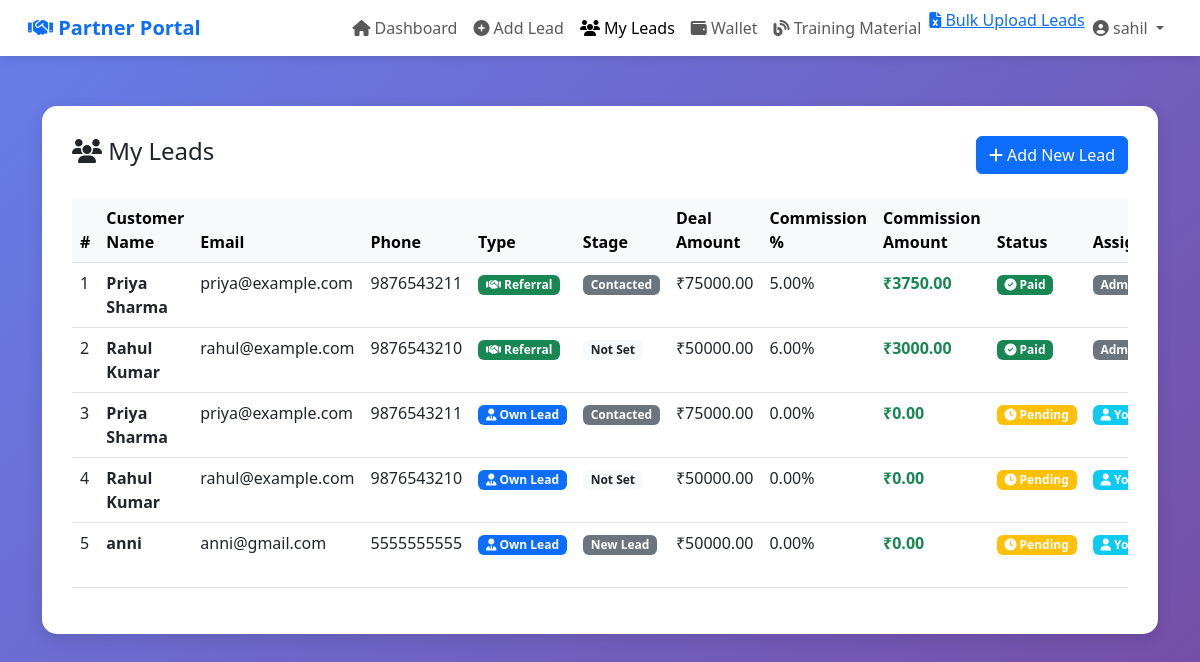
/my-leads/ (signed in), run on the app's committed database.
### referal_system/models.py (models this page shows, shortened)
class Lead(models.Model):
    LEAD_TYPE_CHOICES = [
        ('admin', 'Admin Lead'),
        ('partner_own', 'Partner Own Lead'),
        ('partner_referral', 'Partner Referral'),
    ]
    assigned_team_member = models.ForeignKey(
        'TeamMember',
        on_delete=models.SET_NULL,
        null=True,
        blank=True,
        related_name='assigned_leads'
    )
    partner = models.ForeignKey('Partner', on_delete=models.CASCADE, null=True, blank=True)
    customer_name = models.CharField(max_length=200)
    customer_email = models.EmailField()
    customer_phone = models.CharField(max_length=15)
    lead_type = models.CharField(max_length=20, choices=LEAD_TYPE_CHOICES, default='partner_own')
    stage = models.ForeignKey(LeadStage, on_delete=models.SET_NULL, null=True, blank=True)
    deal_amount = models.DecimalField(max_digits=10, decimal_places=2, default=0.00)
    commission_percent = models.DecimalField(max_digits=5, decimal_places=2, default=0.00)
    commission_amount = models.DecimalField(max_digits=10, decimal_places=2, default=0.00)
    commission_paid = models.BooleanField(default=False)
    additional_notes = models.TextField(blank=True, null=True)
    next_follow_up = models.DateField(null=True, blank=True)
    assigned_to_admin = models.BooleanField(default=False)
    assigned_date = models.DateTimeField(null=True, blank=True)
    created_at = models.DateTimeField(auto_now_add=True)
    updated_at = models.DateTimeField(auto_now=True)
    class Meta:
        ordering = ['-created_at']

class LeadStage(models.Model):
    name = models.CharField(max_length=100)
    order = models.IntegerField(default=0)
    created_by = models.ForeignKey(User, on_delete=models.CASCADE)
    created_at = models.DateTimeField(auto_now_add=True)
    class Meta:
        ordering = ['order']

### referal_system/views.py (the view)
# urls.py: path("my-leads/", views.partner_leads, name="partner_leads"),
@login_required
def partner_leads(request):
    if request.user.is_staff:
        return redirect('admin_dashboard')
    partner = get_object_or_404(Partner, user=request.user)
    leads = Lead.objects.filter(partner=partner).order_by('-created_at')
    stages = LeadStage.objects.all()  # YE LINE ADD HUI
    context = {
        'partner': partner,
        'leads': leads,
        'stages': stages,  # YE LINE ADD HUI
    }
    return render(request, 'referal_system/partner_leads.html', context)

### referal_system/templates/referal_system/partner_leads.html (shortened to what this page needs)
{% extends 'referal_system/partner_base.html' %}
{% block content %}
<div class="container">
    <div class="row">
        <div class="col-12">
            <div class="table-card">
                <div class="d-flex justify-content-between align-items-center mb-4">
                    <h4><i class="fas fa-users"></i> My Leads</h4>
                    <a href="{% url 'partner_add_lead' %}" class="btn btn-primary">
                        <i class="fas fa-plus"></i> Add New Lead
                    </a>
                </div>
                <div class="table-responsive">
                    <table class="table table-hover">
                        <thead class="table-light">
                            <tr>
                                <th>#</th>
                                <th>Customer Name</th>
                                <th>Email</th>
                                <th>Phone</th>
                                <th>Type</th>
                                <th>Stage</th>
                                <th>Deal Amount</th>
                                <th>Commission %</th>
                                <th>Commission Amount</th>
                                <th>Status</th>
                                <th>Assignment</th>
                            </tr>
                        </thead>
                        <tbody>
                            {% for lead in leads %}
                            <tr>
                                <td>{{ forloop.counter }}</td>
                                <td class="fw-semibold">{{ lead.customer_name }}</td>
                                <td>{{ lead.customer_email }}</td>
                                <td>{{ lead.customer_phone }}</td>
                                <td>
                                    {% if lead.lead_type == 'partner_own' %}
                                        <span class="badge bg-primary">
                                            <i class="fas fa-user-tie"></i> Own Lead
                                        </span>
                                    {% else %}
                                        <span class="badge bg-success">
                                            <i class="fas fa-handshake"></i> Referral
                                        </span>
                                    {% endif %}
                                </td>
                                <td>
                                    {% if lead.stage %}
                                        <span class="badge bg-secondary">{{ lead.stage.name }}</span>
                                    {% else %}
                                        <span class="badge bg-light text-dark">Not Set</span>
                                    {% endif %}
                                </td>
                                <td>₹{{ lead.deal_amount|floatformat:2 }}</td>
                                <td>{{ lead.commission_percent }}%</td>
                                <td class="fw-bold text-success">₹{{ lead.commission_amount|floatformat:2 }}</td>
                                <td>
                                    {% if lead.commission_paid %}
                                        <span class="badge bg-success">
                                            <i class="fas fa-check-circle"></i> Paid
                                        </span>
                                    {% else %}
                                        <span class="badge bg-warning">
                                            <i class="fas fa-clock"></i> Pending
                                        </span>
                                    {% endif %}
                                </td>
                                <td>
                                    {% if lead.lead_type == 'partner_own' %}
                                        {% if lead.assigned_to_admin %}
                                            <span class="assigned-label">
                                                <i class="fas fa-user-shield"></i> Assigned to Admin
                                            </span>
                                        {% else %}
                                            <span class="badge bg-info">
                                                <i class="fas fa-user"></i> You Manage
                                            </span>
                                        {% endif %}
                                    {% else %}
                                        <span class="badge bg-secondary">Admin Managed</span>
                                    {% endif %}
                                </td>
                            </tr>
                            {% endfor %}
                        </tbody>
                    </table>
                </div>
            </div>
        </div>
    </div>
</div>
{% endblock %}

### referal_system/templates/referal_system/partner_base.html (shortened to what this page needs)
{% load static %}
<!DOCTYPE html>
<html lang="en">
<head>
    <link href="https://cdn.jsdelivr.net/npm/bootstrap@5.3.0/dist/css/bootstrap.min.css" rel="stylesheet">
    <link rel="stylesheet" href="https://cdnjs.cloudflare.com/ajax/libs/font-awesome/6.4.0/css/all.min.css">
</head>
<body>
    <nav class="navbar navbar-expand-lg navbar-custom">
        <div class="container-fluid">
            <a class="navbar-brand fw-bold text-primary ms-3" href="{% url 'partner_dashboard' %}">
                <i class="fas fa-handshake"></i> Partner Portal
            </a>
            <div class="collapse navbar-collapse" id="navbarNav">
                <ul class="navbar-nav ms-auto me-3">
                    <li class="nav-item">
                        <a class="nav-link {% if request.resolver_match.url_name == 'partner_dashboard' %}active{% endif %}"
                            href="{% url 'partner_dashboard' %}">
                            <i class="fas fa-home"></i> Dashboard
                        </a>
                    </li>
                    <li class="nav-item">
                        <a class="nav-link {% if request.resolver_match.url_name == 'partner_add_lead' %}active{% endif %}"
                            href="{% url 'partner_add_lead' %}">
                            <i class="fas fa-plus-circle"></i> Add Lead
                        </a>
                    </li>
                    <li class="nav-item">
                        <a class="nav-link {% if request.resolver_match.url_name == 'partner_leads' %}active{% endif %}"
                            href="{% url 'partner_leads' %}">
                            <i class="fas fa-users"></i> My Leads
                        </a>
                    </li>
                    <li class="nav-item">
                        <a class="nav-link {% if request.resolver_match.url_name == 'partner_wallet' %}active{% endif %}"
                            href="{% url 'partner_wallet' %}">
                            <i class="fas fa-wallet"></i> Wallet
                        </a>
                    </li>
                    <li class="nav-item">
                        <a class="nav-link" href="{% url 'partner_blogs' %}">
                            <i class="fas fa-blog"></i> Training Material
                        </a>
                    </li>
                    <li>
                        <a href="{% url 'partner_bulk_upload_leads' %}"
                            class="{% if request.resolver_match.url_name == 'partner_bulk_upload_leads' %}active{% endif %}">
                            <i class="fas fa-file-excel"></i> Bulk Upload Leads
                        </a>
                    </li>
                    <li class="nav-item dropdown">
                        <a class="nav-link dropdown-toggle" href="#" id="userDropdown" role="button"
                            data-bs-toggle="dropdown">
                            <i class="fas fa-user-circle"></i> {{ request.user.username }}
                        </a>
                    </li>
                </ul>
            </div>
        </div>
    </nav>
    <div class="container-fluid content-wrapper">
        {% block content %}{% endblock %}
    </div>
</body>
</html>

### referal_system/templates/referal_system/partner_base.html (style rules this page uses)
body { background: linear-gradient(135deg, #667eea 0%, #764ba2 100%); min-height: 100vh; }
.navbar-custom { background: white; box-shadow: 0 2px 10px rgba(0, 0, 0, 0.1); margin-bottom: 30px; }
.content-wrapper { padding: 20px 0; }

### referal_system/templates/referal_system/partner_leads.html (style rules this page uses)
.table-card { background: white; border-radius: 15px; padding: 30px; box-shadow: 0 5px 15px rgba(0,0,0,0.1); }

### data on the page
Lead: customer_name "Priya Sharma", customer_email "priya@example.com", customer_phone "9876543211", lead_type "partner_referral" (drawn), stage.name "Contacted", deal_amount "75000.00", commission_percent "5.00", commission_amount "3750.00", commission_paid True (drawn)
Lead: customer_name "Rahul Kumar", customer_email "rahul@example.com", customer_phone "9876543210", lead_type "partner_referral" (drawn), shows "Not Set", deal_amount "50000.00", commission_percent "6.00", commission_amount "3000.00", commission_paid True (drawn)
Lead: customer_name "Priya Sharma", customer_email "priya@example.com", customer_phone "9876543211", lead_type "partner_own" (drawn), stage.name "Contacted", deal_amount "75000.00", commission_percent "0.00", commission_amount "0.00", commission_paid False (drawn)
Lead: customer_name "Rahul Kumar", customer_email "rahul@example.com", customer_phone "9876543210", lead_type "partner_own" (drawn), shows "Not Set", deal_amount "50000.00", commission_percent "0.00", commission_amount "0.00", commission_paid False (drawn)
Lead: customer_name "anni", customer_email "anni@gmail.com", customer_phone "5555555555", lead_type "partner_own" (drawn), stage.name "New Lead", deal_amount "50000.00", commission_percent "0.00", commission_amount "0.00", commission_paid False (drawn)

### other printed values
{{ request.user.username }} "sahil"
